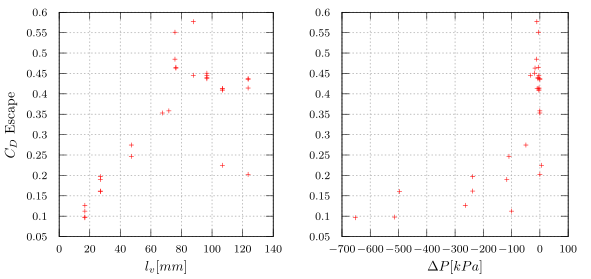

Here is the gnuplot script that generated this plot:
ifile = 'cd_vs_alzada.dat'
ofile = 'cd_vs_alzada_esc.tex'

set terminal tikz standalone color size 15cm,7cm
set termoption dash
set output ofile

set grid lw 1.5
# unset key

# set lmargin at screen 0.05
# set rmargin at screen 0.95
# set bmargin at screen 0.05
# set tmargin at screen 0.95

unset key
set multiplot layout 1,2
set tics font ",8"

set ylabel "$C_{D}$ Escape"
set xlabel "$l_v [mm]$"
plot ifile u ($1*1000):3 w p lc "red" t "Escape"
unset ylabel
set xlabel "$\\Delta P [kPa]$"
plot ifile u ($2/1000):3 w p lc "red" t "Escape"
unset multiplot
